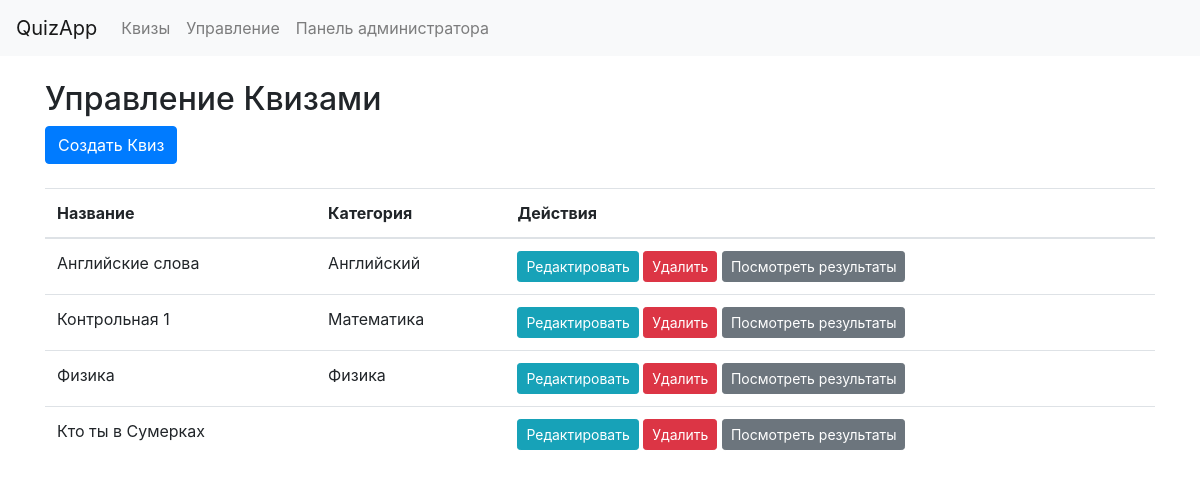
Before: /manage/ with the older database file.
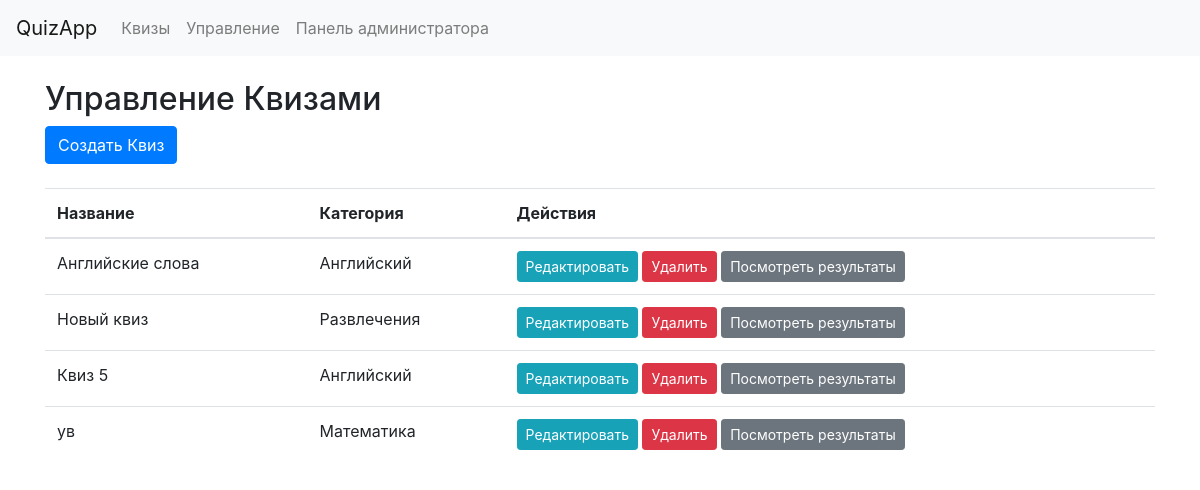
After: the same page with the newer database file.
### quizzes/models.py (models this page shows, shortened)
class Quiz(models.Model):
    title = models.CharField(max_length=200)
    category = models.ForeignKey(
        Category,
        on_delete=models.CASCADE,
        related_name="quizzes",
        blank=True,
        null=True,
    )
    image = models.ImageField(upload_to="quiz_images/", blank=True, null=True)
    class Meta:
        verbose_name_plural = "Quizzes"

class Category(models.Model):
    name = models.CharField(max_length=100)
    class Meta:
        verbose_name_plural = "Categories"

### quizzes/views.py (the view)
# urls.py: path("manage/", views.manage_quiz, name="manage_quiz"),
def manage_quiz(request):
    quizzes = Quiz.objects.all()
    return render(request, "quizzes/manage_quiz.html", {"quizzes": quizzes})

### quizzes/templates/quizzes/manage_quiz.html (shortened to what this page needs)
{% extends 'quizzes/base.html' %}
{% block content %}
<h2>Управление Квизами</h2>
<a href="{% url 'create_quiz' %}" class="btn btn-primary mb-4">Создать Квиз</a>
<table class="table">
    <thead>
        <tr>
            <th>Название</th>
            <th>Категория</th>
            <th>Действия</th>
        </tr>
    </thead>
    <tbody>
        {% for quiz in quizzes %}
        <tr>
            <td>{{ quiz.title }}</td>
            <td>{{ quiz.category.name }}</td>
            <td>
                <a href="{% url 'edit_quiz' quiz.id %}" class="btn btn-info btn-sm">Редактировать</a>
                <a href="{% url 'delete_quiz' quiz.id %}" class="btn btn-danger btn-sm">Удалить</a>
                <a href="{% url 'quiz_result' quiz.id %}" class="btn btn-secondary btn-sm">Посмотреть результаты</a>
            </td>
        </tr>
        {% endfor %}
    </tbody>
</table>
{% endblock %}

Changed rows visible on the page:
removed Quiz: title "Контрольная 1", category.name "Математика"
removed Quiz: title "Физика", category.name "Физика"
removed Quiz: title "Кто ты в Сумерках"
added Quiz: title "Новый квиз", category.name "Развлечения"
added Quiz: title "Квиз 5", category.name "Английский"
added Quiz: title "ув", category.name "Математика"
